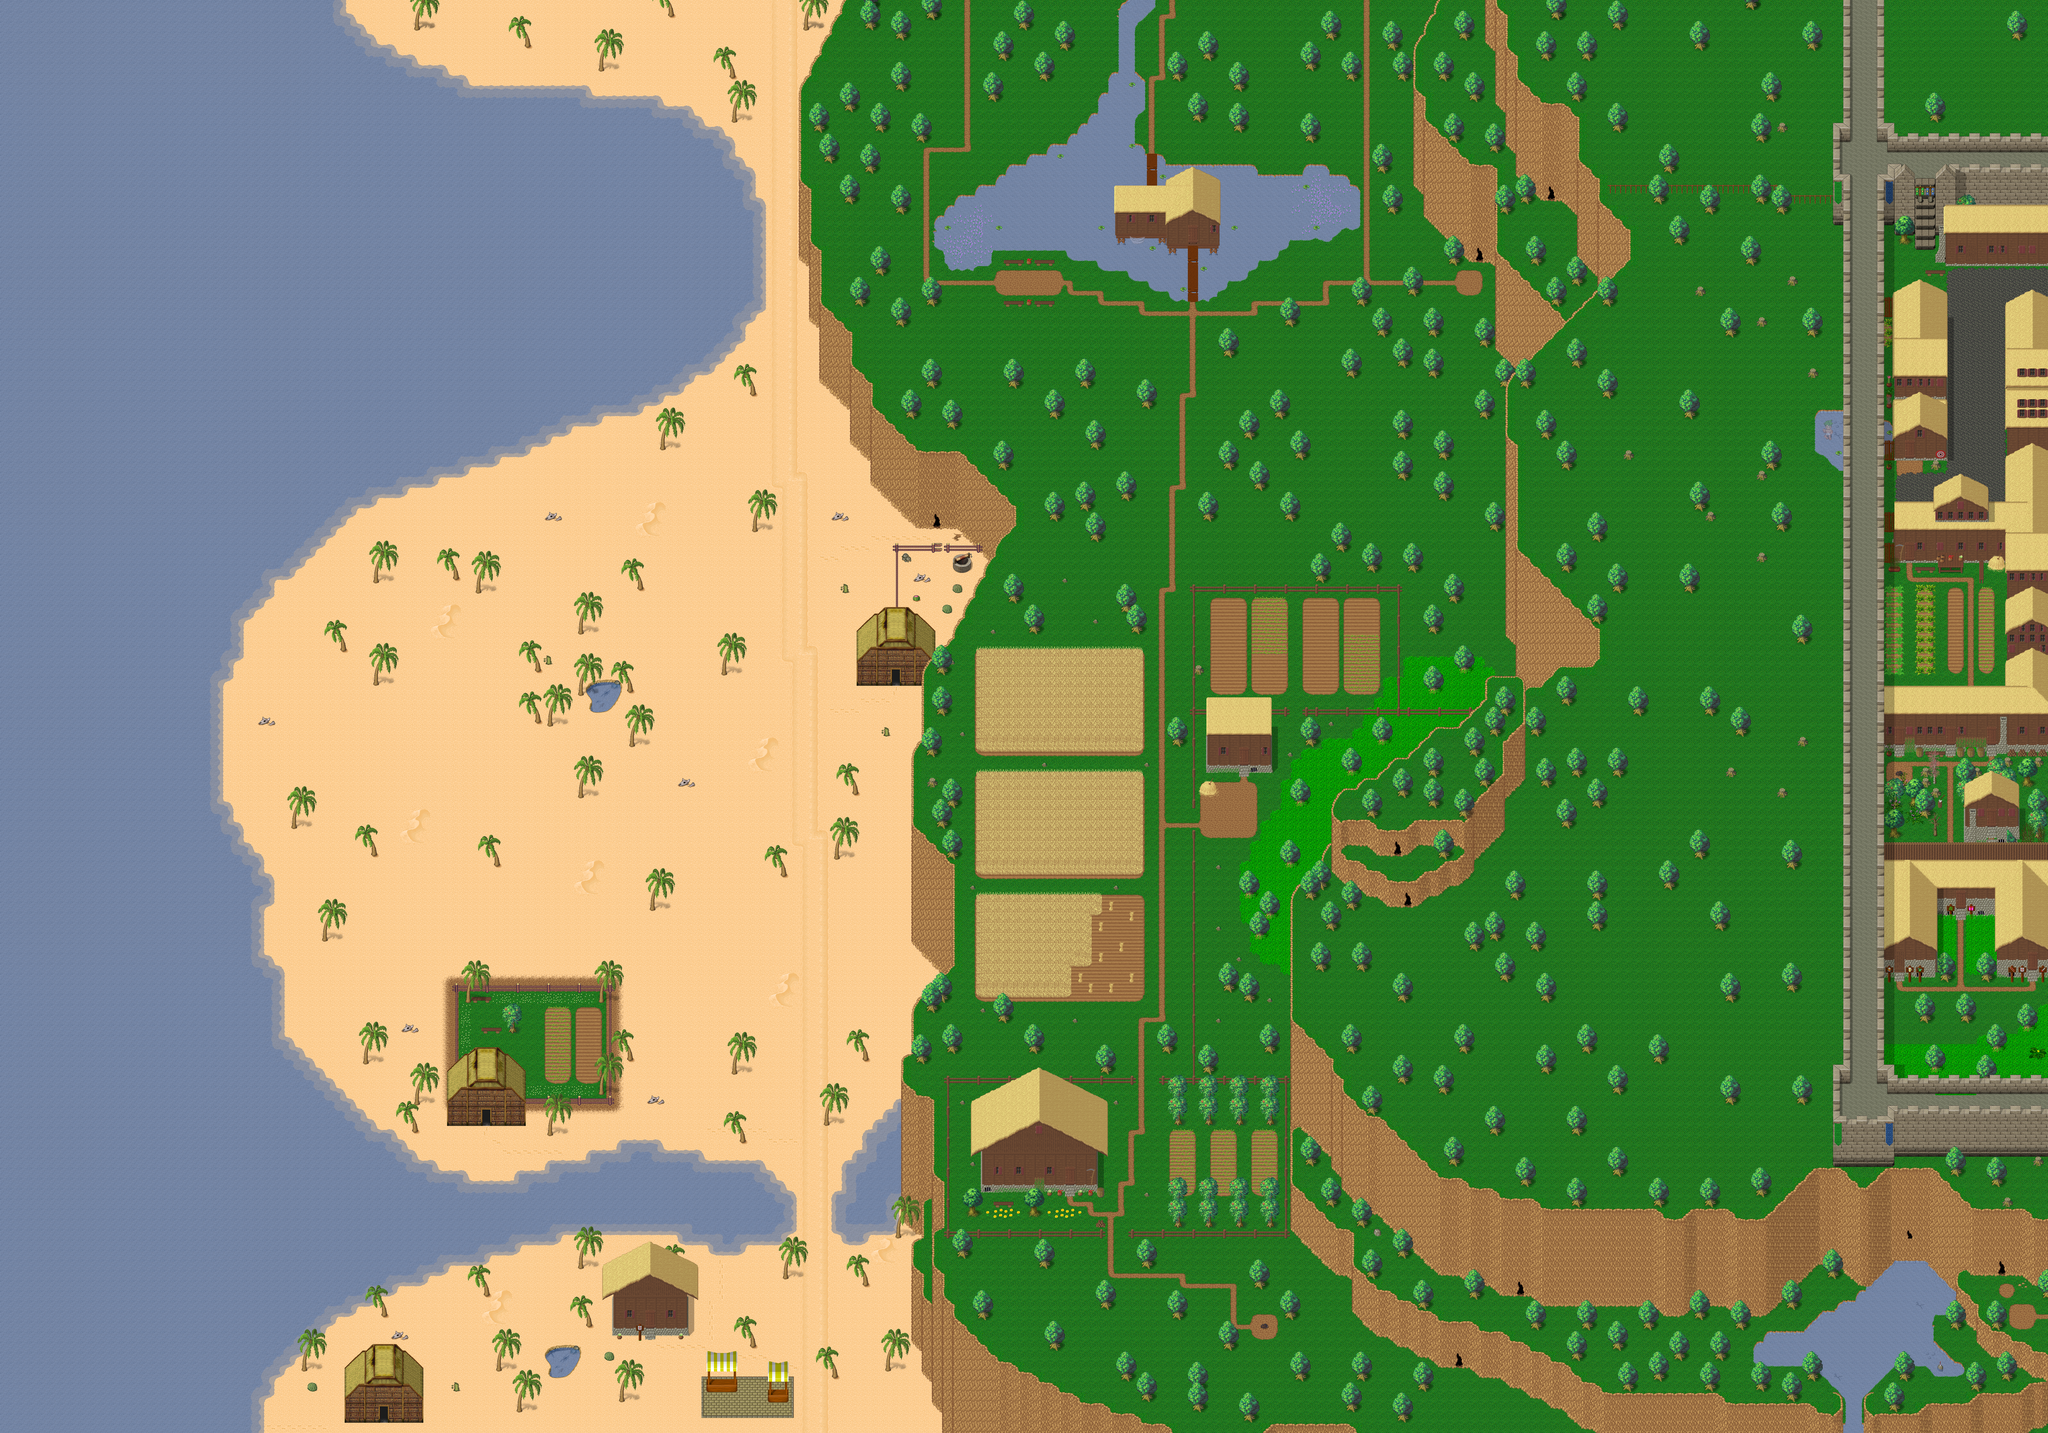

A level layout from a 2D game, rendered from its tile map. Below: a short description, then the map file with tile-grid data replaced by summaries:
An orthogonal 200x140 tile map with 32x32 px tiles, 5 tile layers (Ground, Fringe, Top1, Top2, ...), 1 hidden layer not drawn, 18 tilesets and 47 objects (15x spawn, 13x warp, 8x script, 7x -warp, 4x PARTICLE_EFFECT).

<map version="1.0" orientation="orthogonal" width="200" height="140" tilewidth="32" tileheight="32">
 <properties>
  <property name="minimap" value="/graphics/minimaps/004.png" />
  <property name="music" value="faradize_-_psychic_farmers.ogg" />
  <property name="music-old" value="The Mana World - The Forest.ogg" />
  <property name="name" value="Ilha Fortaleza" />
  <property name="overlay0image" value="graphics/images/ambient/clouds.png" />
  <property name="overlay0parallax" value="1.0" />
  <property name="overlay0scrollX" value="0.2" />
  <property name="overlay0scrollY" value="0.1" />
  <property name="pasta" value="IlhaFortaleza" />
 </properties>
 <tileset firstgid="1" name="Colision" tilewidth="32" tileheight="32">
  <image source="../graphics/tiles/collision.png" width="64" height="32" />
 </tileset>
 <tileset firstgid="3" name="floresta" tilewidth="32" tileheight="32">
  <image source="../graphics/tiles/Woodland_ground.png" width="512" height="512" />
 </tileset>
 <tileset firstgid="259" name="Vila" tilewidth="32" tileheight="32">
  <image source="../graphics/tiles/Woodland_village.png" width="512" height="512" />
 </tileset>
 <tileset firstgid="515" name="vila_x2" tilewidth="32" tileheight="64">
  <image source="../graphics/tiles/Woodland_village_x2.png" width="512" height="64" />
 </tileset>
 <tileset firstgid="531" name="Trans" tilewidth="32" tileheight="32">
  <image source="../graphics/tiles/trans_woodland-desert.png" width="512" height="352" />
 </tileset>
 <tileset firstgid="707" name="Block Walls" tilewidth="32" tileheight="32">
  <image source="../graphics/tiles/blockWalls.png" width="512" height="512" />
 </tileset>
 <tileset firstgid="963" name="Block Walls X2" tilewidth="32" tileheight="64">
  <image source="../graphics/tiles/blockWalls_x2.png" width="512" height="64" />
 </tileset>
 <tileset firstgid="979" name="Woodland X3" tilewidth="32" tileheight="96">
  <image source="../graphics/tiles/Woodland_x3.png" width="512" height="192" />
 </tileset>
 <tileset firstgid="1011" name="Desert3" tilewidth="32" tileheight="32">
  <image source="../graphics/tiles/desert3.png" width="512" height="512" />
 </tileset>
 <tileset firstgid="1267" name="Desert X5" tilewidth="32" tileheight="160">
  <image source="../graphics/tiles/desert_x5.png" width="192" height="160" />
 </tileset>
 <tileset firstgid="1273" name="Desert X3" tilewidth="32" tileheight="96">
  <image source="../graphics/tiles/desert_x3.png" width="512" height="96" />
 </tileset>
 <tileset firstgid="1289" name="Cabana" tilewidth="32" tileheight="32">
  <image source="../graphics/tiles/praia_vila.png" width="512" height="256" />
 </tileset>
 <tileset firstgid="1417" name="Placas" tilewidth="32" tileheight="64">
  <image source="../graphics/tiles/placas_x2.png" width="512" height="64" />
 </tileset>
 <tileset firstgid="1433" name="Pots_x2" tilewidth="32" tileheight="64">
  <image source="../graphics/tiles/Pots_x2.png" width="512" height="64" />
 </tileset>
 <tileset firstgid="1449" name="Sombras" tilewidth="32" tileheight="32">
  <image source="../graphics/tiles/sombras.png" width="192" height="128" />
 </tileset>
 <tileset firstgid="1473" name="Woodland (interno)" tilewidth="32" tileheight="32">
  <image source="../graphics/tiles/woodland_indoor.png" width="512" height="512" />
 </tileset>
 <tileset firstgid="1729" name="Woodland_x2" tilewidth="32" tileheight="64">
  <image source="../graphics/tiles/Woodland_x2.png" width="512" height="128" />
 </tileset>
 <tileset firstgid="1761" name="desert_x2" tilewidth="32" tileheight="64">
  <image source="../graphics/tiles/desert_x2.png" width="512" height="64" />
 </tileset>
 <layer name="Ground" width="200" height="140">
  <data>[28000 cells, 28000 non-empty, 293 distinct tile ids]</data>
 </layer>
 <layer name="Fringe" width="200" height="140">
  <data>[28000 cells, 3498 non-empty, 230 distinct tile ids]</data>
 </layer>
 <layer name="Top1" width="200" height="140">
  <data>[28000 cells, 882 non-empty, 152 distinct tile ids]</data>
 </layer>
 <layer name="Top2" width="200" height="140">
  <data>[28000 cells, 193 non-empty, 41 distinct tile ids]</data>
 </layer>
 <layer name="Top3" width="200" height="140">
  <data>[28000 cells, 124 non-empty, 26 distinct tile ids]</data>
 </layer>
 <layer name="Collision" width="200" height="140" visible="0" opacity="0.6">
  <data>[28000 cells, 16347 non-empty, 1 distinct tile ids]</data>
 </layer>
 <objectgroup name="spawns" width="200" height="140" visible="0">
  <object name="Limo Alga Verde (10)" type="spawn" x="608" y="640" width="1856" height="2400">
   <properties>
    <property name="max_beings" value="10" />
    <property name="monster_id" value="3" />
   </properties>
  </object>
  <object name="Limo do Mar (16)" type="spawn" x="672" y="576" width="1856" height="2528">
   <properties>
    <property name="max_beings" value="16" />
    <property name="monster_id" value="31" />
   </properties>
  </object>
  <object name="Cogumelo (6)" type="spawn" x="2944" y="832" width="1760" height="832">
   <properties>
    <property name="max_beings" value="6" />
    <property name="monster_id" value="17" />
   </properties>
  </object>
  <object name="Cogumelo Maligno (8)" type="spawn" x="2880" y="704" width="1792" height="928">
   <properties>
    <property name="max_beings" value="8" />
    <property name="monster_id" value="11" />
   </properties>
  </object>
  <object name="Verme Gigante (6) [45s]" type="spawn" x="2144" y="1376" width="704" height="2432">
   <properties>
    <property name="eA_spawn" value="45000" />
    <property name="max_beings" value="6" />
    <property name="monster_id" value="4" />
   </properties>
  </object>
  <object name="Verme (5)[45]" type="spawn" x="2400" y="1632" width="480" height="736">
   <properties>
    <property name="eA_spawn" value="45000" />
    <property name="max_beings" value="5" />
    <property name="monster_id" value="0" />
   </properties>
  </object>
  <object name="Trasgo Roxo (6) [5min]" type="spawn" x="2912" y="1728" width="1408" height="736">
   <properties>
    <property name="eA_death" value="300000" />
    <property name="max_beings" value="6" />
    <property name="monster_id" value="310" />
   </properties>
  </object>
  <object name="Trasgo Rosa (10)" type="spawn" x="2944" y="1696" width="1120" height="2176">
   <properties>
    <property name="max_beings" value="10" />
    <property name="monster_id" value="16" />
   </properties>
  </object>
  <object name="Escorpião Vermelho (8) [45s]" type="spawn" x="2112" y="1344" width="704" height="2432">
   <properties>
    <property name="eA_spawn" value="45000" />
    <property name="max_beings" value="8" />
    <property name="monster_id" value="2" />
   </properties>
  </object>
  <object name="Trasgo Roxo (4) [5min]" type="spawn" x="3552" y="3200" width="480" height="704">
   <properties>
    <property name="eA_death" value="300000" />
    <property name="max_beings" value="4" />
    <property name="monster_id" value="310" />
   </properties>
  </object>
  <object name="Escorpião (3) [45s]" type="spawn" x="928" y="3424" width="1952" height="416">
   <properties>
    <property name="eA_spawn" value="45000" />
    <property name="max_beings" value="5" />
    <property name="monster_id" value="1" />
   </properties>
  </object>
 </objectgroup>
 <objectgroup name="Objects" width="0" height="0">
  <!-- 20 objects omitted --></objectgroup>
 <objectgroup name="abelhas" width="0" height="0">
  <!-- 8 objects omitted --></objectgroup>
 <objectgroup name="pedraEmanar" width="200" height="140" visible="0">
  <!-- 3 objects omitted --></objectgroup>
 <objectgroup name="Esconderijos" width="308" height="314" visible="0">
  <!-- 5 objects omitted --></objectgroup>
</map>
<!-- 36 of 47 objects omitted -->
